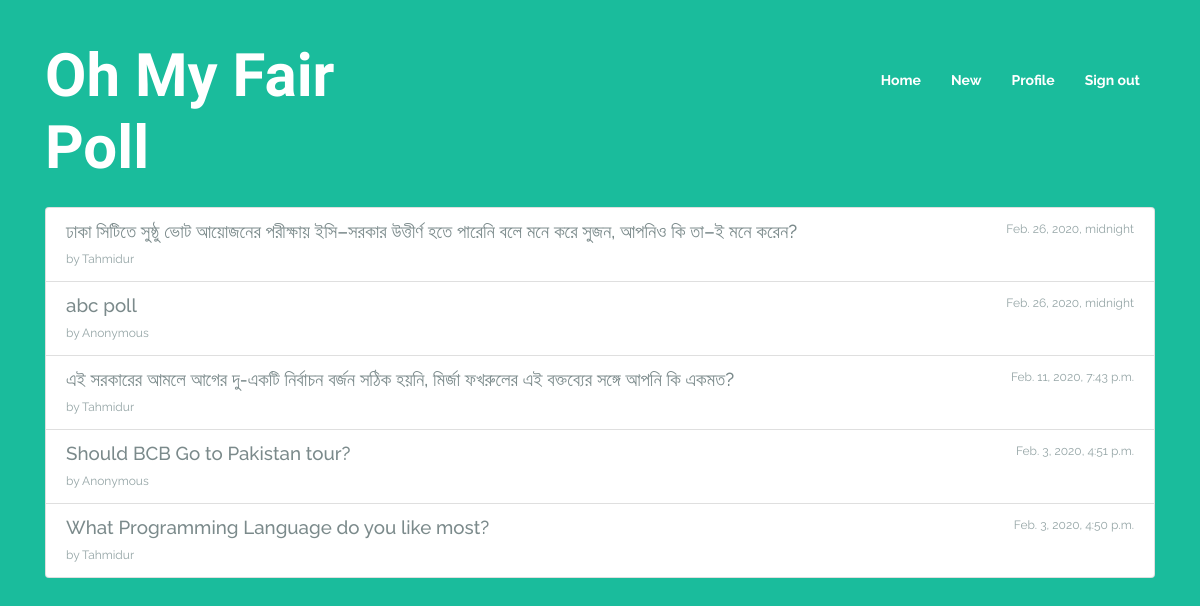
The app's page / (signed in) with its own data.
### poll/models.py (models this page shows, shortened)
class Poll(models.Model):
	SINGLE_RESPONSE = 1
	MULTIPLE_RESPONSE = 2
	RESPONSE_CHOICES = [
		(SINGLE_RESPONSE, 'Single Response'),
		(MULTIPLE_RESPONSE, 'Multiple Response'),
	]
	title = models.CharField(max_length=200)
	descr = models.TextField(null=True, blank=True)
	response_type = models.SmallIntegerField(choices=RESPONSE_CHOICES, default=SINGLE_RESPONSE)
	creator = models.ForeignKey(User, on_delete=models.SET_NULL, null=True)
	anonymous_creator = models.BooleanField(default=False)
	start_date = models.DateTimeField(null=True)
	end_date = models.DateTimeField(null=True)

### poll/views.py (the view)
# urls.py: path('', views.index, name='poll.home'),
def index(request):
	polls = Poll.objects.all().order_by('-start_date')
	return render(request, 'poll/index.html', {'polls': polls})

### templates/poll/index.html
{% extends 'base.html' %}
{% block content %}
<div class="list-group">
	{% for poll in polls %}
	<a href="{% url 'view_poll' poll.id %}" class="list-group-item list-group-item-action flex-column align-items-start">
		<div class="d-flex w-100 justify-content-between">
		<h5 class="mb-1">{{ poll.title }}</h5>
		<small class="text-muted">{{ poll.start_date }}</small>
		</div>
		{% if poll.anonymous_creator %}
		<small class="text-muted">by Anonymous</small>
		{% else %}
		<small class="text-muted">by {{ poll.creator.first_name }}</small>
		{% endif %}
	</a>
	{% endfor %}
</div>
{% endblock content %}

### static/css/styles.css (style rules this page uses)
* { font-family: 'Raleway', sans-serif; //font-family: 'Zhi Mang Xing', cursive; }
body { background-color: #1abc9c; }

### records on screen
Poll: title "ঢাকা সিটিতে সুষ্ঠু ভোট আয়োজনের পরীক্ষায় ইসি–সরকার উত্তীর্ণ হতে পারেনি বলে মনে করে সুজন, আপনিও কি তা–ই মনে করেন?", start_date "Feb. 26, 2020, midnight", creator.first_name "Tahmidur"
Poll: title "abc poll", start_date "Feb. 26, 2020, midnight", anonymous_creator "by Anonymous"
Poll: title "এই সরকারের আমলে আগের দু-একটি নির্বাচন বর্জন সঠিক হয়নি, মির্জা ফখরুলের এই বক্তব্যের সঙ্গে আপনি কি একমত?", start_date "Feb. 11, 2020, 7:43 p.m.", creator.first_name "Tahmidur"
Poll: title "Should BCB Go to Pakistan tour?", start_date "Feb. 3, 2020, 4:51 p.m.", anonymous_creator "by Anonymous"
Poll: title "What Programming Language do you like most?", start_date "Feb. 3, 2020, 4:50 p.m.", creator.first_name "Tahmidur"
